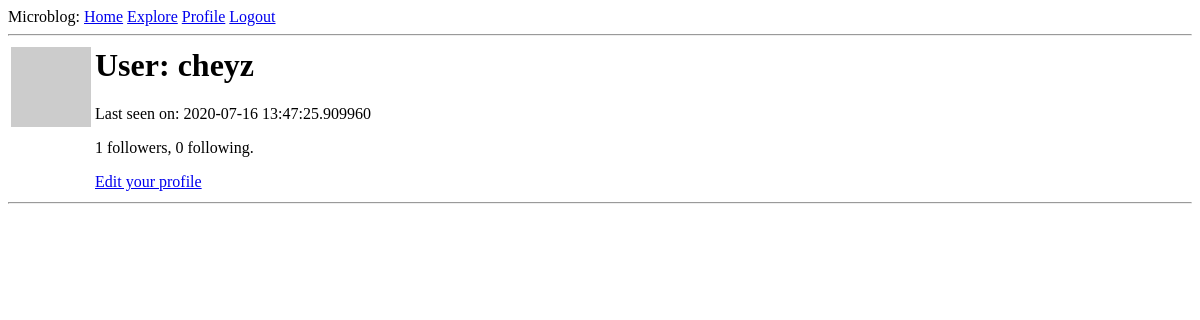
Page /user/cheyz (signed in) on the earlier database version.
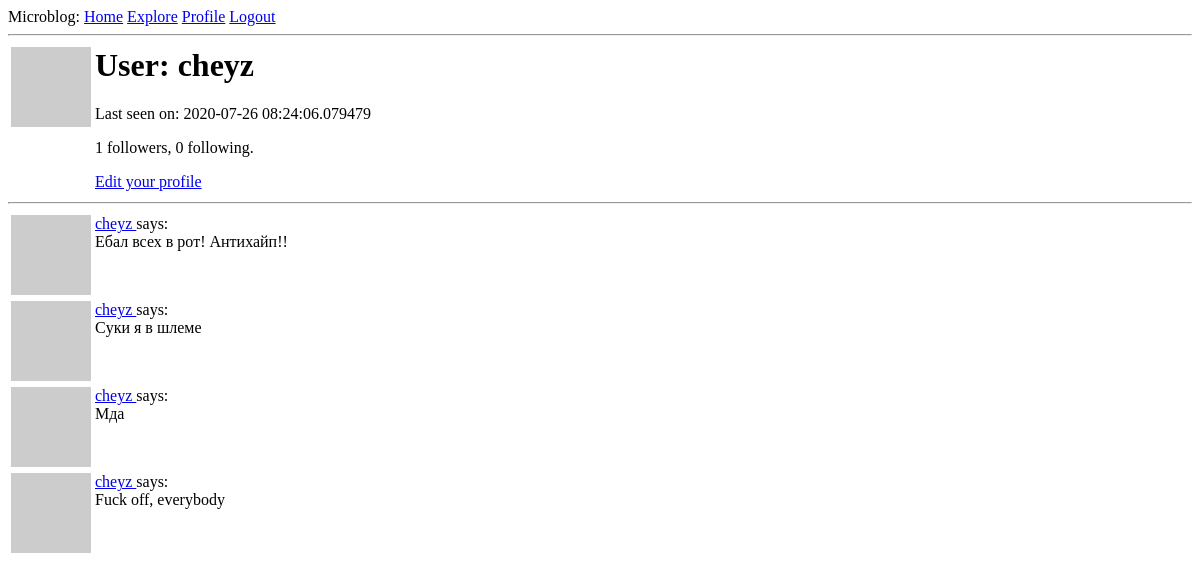
Same page on the later database version.
### app/models.py (models this page shows, shortened)
class User(UserMixin, db.Model):
    id = db.Column(db.Integer, primary_key=True)
    username = db.Column(db.String(64), index=True, unique=True)
    email = db.Column(db.String(120), index=True, unique=True)
    password_hash = db.Column(db.String(128))
    posts = db.relationship('Post', backref='author', lazy='dynamic')
    about_me = db.Column(db.String(140))
    last_seen = db.Column(db.DateTime, default=datetime.utcnow)
    followed = db.relationship(
        'User', secondary=followers,
        primaryjoin=(followers.c.follower_id == id),
        secondaryjoin=(followers.c.followed_id == id),
        backref=db.backref('followers', lazy='dynamic'), lazy='dynamic')
    def avatar(self, size):
        digest = md5(self.email.lower().encode('utf-8')).hexdigest()
        return f'https://www.gravatar.com/avatar/{digest}?d=identicon&s={size}'

class Post(db.Model):
    id = db.Column(db.Integer, primary_key=True)
    body = db.Column(db.String(140))
    timestamp = db.Column(db.DateTime, index=True, default=datetime.utcnow)
    user_id = db.Column(db.Integer, db.ForeignKey('user.id'))

### app/routes.py (the view)
@app.route('/user/<username>')
@login_required
def user(username):
    user = User.query.filter_by(username=username).first_or_404()
    page = request.args.get('page', 1, type=int)
    posts = user.posts.order_by(Post.timestamp.desc()).paginate(
        page, app.config['POSTS_PER_PAGE'], False)
    next_url = url_for('user', username=user.username, page=posts.next_num) \
        if posts.has_next else None
    prev_url = url_for('user', username=user.username, page=posts.prev_num) \
        if posts.has_prev else None
    return render_template('user.html', user=user, posts=posts.items,
                            next_url=next_url, prev_url=prev_url)

### app/models.py (called while the page is built)
@login.user_loader
def load_user(id):
    return User.query.get(int(id))

### app/routes.py (called while the page is built)
@app.before_request
def before_request():
    if current_user.is_authenticated:
        current_user.last_seen = datetime.utcnow()
        db.session.commit()

### app/templates/user.html (shortened to what this page needs)
{% extends 'base.html' %}
{% block content %}
    <table>
        <tr valign="top">
            <td><img src="{{ user.avatar(128) }}"></td>
            <td>
                <h1>User: {{ user.username }}</h1>
                {% if user.last_seen %}<p>Last seen on: {{ user.last_seen }}</p>{% endif %}
                <p>{{ user.followers.count() }} followers, {{ user.followed.count() }} following.</p>
                {% if user == current_user %}
                <p><a href="{{ url_for('edit_profile') }}">Edit your profile</a></p>
                {% elif not current_user.is_following(user) %}
                <p><a href="{{ url_for('follow', username=user.username) }}">Follow</a></p>
                {% else %}
                <p><a href="{{ url_for('unfollow', username=user.username) }}">Unfollow</a></p>
                {% endif %}
            </td>
        </tr>
    </table>
    <hr>
    {% for post in posts %}
        {% include '_post.html' %}
    {% endfor %}
{% endblock %}

### app/templates/_post.html
<table>
    <tr valign="top">
        <td><img src="{{ post.author.avatar(36) }}"></td>
        <td>
            <a href="{{ url_for('user', username=post.author.username) }}">
                {{ post.author.username }}
            </a> says:<br>{{ post.body }}
        </td>
    </tr>
</table>

Differences in the rows shown:
changed User "cheyz": last_seen "2020-07-16 13:47:25.909960" → "2020-07-26 08:24:06.079479"
added Post: author.username "cheyz", body "Ебал всех в рот! Антихайп!!"
added Post: author.username "cheyz", body "Cуки я в шлеме"
added Post: author.username "cheyz", body "Мда"
added Post: author.username "cheyz", body "Fuck off, everybody"
